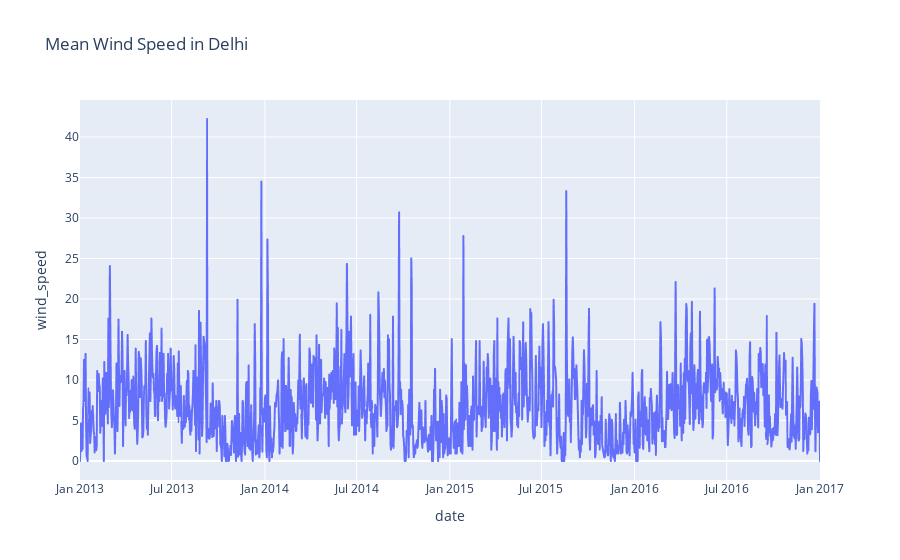

Notebook code cell kept with this figure:
### Code cell
figure = px.line(df, x='date', y='wind_speed', title='Mean Wind Speed in Delhi')
figure.show()

### Figure 1 — Plotly figure (JSON) as saved in the notebook; plotly's stock layout.template omitted (floating-point values rounded to 4 significant figures; data arrays with more than 128 entries replaced by an {"elided": "..."} marker saying what was removed)
{"data": [{"hovertemplate": "date=%{x}<br>wind_speed=%{y}<extra></extra>", "legendgroup": "", "line": {"color": "#636efa", "dash": "solid"}, "marker": {"symbol": "circle"}, "mode": "lines", "name": "", "showlegend": false, "type": "scattergl", "x": {"elided": "1462 str values"}, "xaxis": "x", "y": {"elided": "1462 float values"}, "yaxis": "y"}], "layout": {"autosize": true, "legend": {"tracegroupgap": 0}, "title": {"text": "Mean Wind Speed in Delhi"}, "xaxis": {"anchor": "y", "autorange": true, "domain": [0, 1], "range": ["2013-01-01", "2017-01-01"], "title": {"text": "date"}, "type": "date"}, "yaxis": {"anchor": "x", "autorange": true, "domain": [0, 1], "range": [-2.346, 44.57], "title": {"text": "wind_speed"}, "type": "linear"}}}
